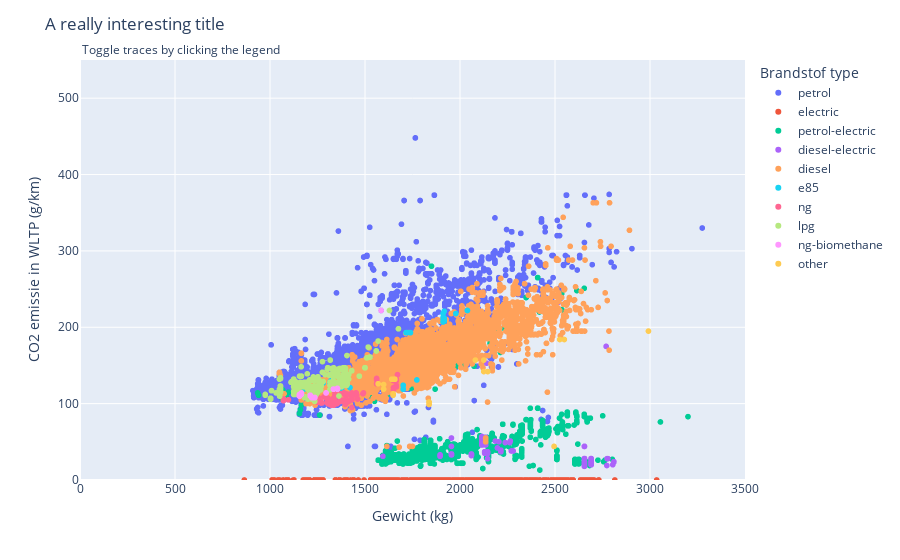

Notebook code cell kept with this figure:
### Code cell
car_emission_mass = co2_2021.sample(n=100000, replace=False)
car_emission_mass = car_emission_mass[["Ft", "Ewltp (g/km)", "m (kg)"]]
if to_csv:
    car_emission_mass.to_csv("car_emission_mass.csv")

# Plot settings
fig = px.scatter(car_emission_mass,
	x="m (kg)",
	y="Ewltp (g/km)",
	color="Ft",
)

# Create toggle visibility button for every fuel type.
buttons = []
for i, val in enumerate(car_emission_mass["Ft"].unique()):
    button = dict(method='restyle',
        label=val,
        args=[{'visible': True}, [i]],
        args2=[{'visible': "legendonly"}, [i]],
    )
    buttons.append(button)

# Menu settings
fig.update_layout(
    updatemenus=[
        dict(
            buttons=buttons,
            visible=False,
        ),
    ],
    annotations=[
        dict(text="Toggle traces by clicking the legend", x=0, xref="paper", y=1.05, yref="paper", align="right", showarrow=False),
    ],
    title_text="A really interesting title",
    legend_title="Brandstof type",
    xaxis_title="Gewicht (kg)",
    xaxis_range=(0, 3500),
    yaxis_title="CO2 emissie in WLTP (g/km)",
    yaxis_range=(0, 550),
)
fig.show()

### Figure 1 — Plotly figure (JSON) as saved in the notebook; plotly's stock layout.template omitted (floating-point values rounded to 4 significant figures; data arrays with more than 128 entries replaced by an {"elided": "..."} marker saying what was removed)
{"data": [{"hovertemplate": "Ft=petrol<br>m (kg)=%{x}<br>Ewltp (g/km)=%{y}<extra></extra>", "legendgroup": "petrol", "marker": {"color": "#636efa", "symbol": "circle"}, "mode": "markers", "name": "petrol", "showlegend": true, "type": "scattergl", "x": {"elided": "55644 int values"}, "xaxis": "x", "y": {"elided": "55644 float values"}, "yaxis": "y"}, {"hovertemplate": "Ft=electric<br>m (kg)=%{x}<br>Ewltp (g/km)=%{y}<extra></extra>", "legendgroup": "electric", "marker": {"color": "#EF553B", "symbol": "circle"}, "mode": "markers", "name": "electric", "showlegend": true, "type": "scattergl", "x": {"elided": "10146 int values"}, "xaxis": "x", "y": {"elided": "10146 int values"}, "yaxis": "y"}, {"hovertemplate": "Ft=petrol-electric<br>m (kg)=%{x}<br>Ewltp (g/km)=%{y}<extra></extra>", "legendgroup": "petrol-electric", "marker": {"color": "#00cc96", "symbol": "circle"}, "mode": "markers", "name": "petrol-electric", "showlegend": true, "type": "scattergl", "x": {"elided": "8086 int values"}, "xaxis": "x", "y": {"elided": "8086 float values"}, "yaxis": "y"}, {"hovertemplate": "Ft=diesel-electric<br>m (kg)=%{x}<br>Ewltp (g/km)=%{y}<extra></extra>", "legendgroup": "diesel-electric", "marker": {"color": "#ab63fa", "symbol": "circle"}, "mode": "markers", "name": "diesel-electric", "showlegend": true, "type": "scattergl", "x": {"elided": "516 int values"}, "xaxis": "x", "y": {"elided": "516 int values"}, "yaxis": "y"}, {"hovertemplate": "Ft=diesel<br>m (kg)=%{x}<br>Ewltp (g/km)=%{y}<extra></extra>", "legendgroup": "diesel", "marker": {"color": "#FFA15A", "symbol": "circle"}, "mode": "markers", "name": "diesel", "showlegend": true, "type": "scattergl", "x": {"elided": "22854 int values"}, "xaxis": "x", "y": {"elided": "22854 float values"}, "yaxis": "y"}, {"hovertemplate": "Ft=e85<br>m (kg)=%{x}<br>Ewltp (g/km)=%{y}<extra></extra>", "legendgroup": "e85", "marker": {"color": "#19d3f3", "symbol": "circle"}, "mode": "markers", "name": "e85", "showlegend": true, "type": "scattergl", "x": [2039, 1375, 1917, 1375, 1701, 1773, 1320, 1376, 1376, 1701, 1911, 1180, 1319, 1319, 1917, 1366, 1319, 1917, 1319, 1315, 1315, 1911, 1917, 1716, 1917, 1315, 1701, 1280, 1739, 1315, 1917, 1315, 1721, 1978, 1739, 1911, 1180, 1917, 1739, 1917, 1917, 1911, 1701, 1701, 1421, 1721, 1315, 1721, 1376, 1917, 1917, 1318, 1315, 1701, 1701, 2039, 1911, 1319, 1376, 1376, 1315], "xaxis": "x", "y": [222, 127, 212, 118, 119, 131, 130, 119, 123, 119, 210, 119, 126, 126, 212, 120, 126, 208, 126, 127, 128, 207, 210, 193, 221, 127, 119, 127, 193, 127, 209, 127, 193, 218, 193, 218, 119, 211, 193, 209, 212, 207, 119, 119, 121, 193, 127, 193, 118, 211, 211, 127, 127, 124, 124, 222, 213, 126, 123, 119, 128], "yaxis": "y"}, {"hovertemplate": "Ft=ng<br>m (kg)=%{x}<br>Ewltp (g/km)=%{y}<extra></extra>", "legendgroup": "ng", "marker": {"color": "#FF6692", "symbol": "circle"}, "mode": "markers", "name": "ng", "showlegend": true, "type": "scattergl", "x": {"elided": "382 int values"}, "xaxis": "x", "y": {"elided": "382 int values"}, "yaxis": "y"}, {"hovertemplate": "Ft=lpg<br>m (kg)=%{x}<br>Ewltp (g/km)=%{y}<extra></extra>", "legendgroup": "lpg", "marker": {"color": "#B6E880", "symbol": "circle"}, "mode": "markers", "name": "lpg", "showlegend": true, "type": "scattergl", "x": {"elided": "2216 int values"}, "xaxis": "x", "y": {"elided": "2216 float values"}, "yaxis": "y"}, {"hovertemplate": "Ft=ng-biomethane<br>m (kg)=%{x}<br>Ewltp (g/km)=%{y}<extra></extra>", "legendgroup": "ng-biomethane", "marker": {"color": "#FF97FF", "symbol": "circle"}, "mode": "markers", "name": "ng-biomethane", "showlegend": true, "type": "scattergl", "x": [1334, 1212, 1219, 1334, 1155, 1155, 1155, 1155, 1155, 1155, 1212, 1355, 1155, 1334, 1219, 1236, 1155, 1295, 1155, 1225, 1236, 1155, 1165, 1155, 1219, 1155, 1334, 1155, 1155, 1155, 1212, 1155, 1155, 1155, 1155, 1155, 1585, 1212, 1165, 1155, 1334, 1155, 1155, 1334, 1225, 1355, 1155, 1355, 1334, 1225, 1165, 1236, 1155, 1355, 1155, 1155, 1225, 1165, 1155, 1334, 1155, 1334, 1165, 1155, 1334, 1295, 1155, 1155, 1165], "xaxis": "x", "y": [119, 110, 108, 119, 110, 110, 110, 110, 110, 110, 110, 119, 110, 119, 108, 108, 110, 114, 110, 108, 108, 110, 114, 110, 108, 110, 119, 110, 110, 110, 110, 110, 112, 110, 110, 110, 222, 111, 113, 110, 119, 110, 110, 119, 108, 119, 110, 119, 119, 108, 112, 108, 110, 120, 110, 110, 108, 113, 110, 119, 110, 119, 113, 110, 119, 114, 110, 110, 113], "yaxis": "y"}, {"hovertemplate": "Ft=other<br>m (kg)=%{x}<br>Ewltp (g/km)=%{y}<extra></extra>", "legendgroup": "other", "marker": {"color": "#FECB52", "symbol": "circle"}, "mode": "markers", "name": "other", "showlegend": true, "type": "scattergl", "x": [2146, 1641, 2549, 1657, 2495, 2081, 1648, 2992, 1569, 1837, 1837, 1648, 1648, 1598, 1657, 1648, 1837, 2525, 1657, 1837, 1837, 1837, 2125, 1837, 1598, 2125], "xaxis": "x", "y": [142, 132, 184, 132, 44, 157, 132, 195, 126, 99, 102, 113, 111, 119, 132, 113, 99, 184, 132, 102, 102, 102, 157, 99, 125, 142], "yaxis": "y"}], "layout": {"annotations": [{"align": "right", "showarrow": false, "text": "Toggle traces by clicking the legend", "x": 0, "xref": "paper", "y": 1.05, "yref": "paper"}], "legend": {"title": {"text": "Brandstof type"}, "tracegroupgap": 0}, "margin": {"t": 60}, "title": {"text": "A really interesting title"}, "updatemenus": [{"buttons": [{"args": [{"visible": true}, [0]], "args2": [{"visible": "legendonly"}, [0]], "label": "petrol", "method": "restyle"}, {"args": [{"visible": true}, [1]], "args2": [{"visible": "legendonly"}, [1]], "label": "electric", "method": "restyle"}, {"args": [{"visible": true}, [2]], "args2": [{"visible": "legendonly"}, [2]], "label": "petrol-electric", "method": "restyle"}, {"args": [{"visible": true}, [3]], "args2": [{"visible": "legendonly"}, [3]], "label": "diesel-electric", "method": "restyle"}, {"args": [{"visible": true}, [4]], "args2": [{"visible": "legendonly"}, [4]], "label": "diesel", "method": "restyle"}, {"args": [{"visible": true}, [5]], "args2": [{"visible": "legendonly"}, [5]], "label": "e85", "method": "restyle"}, {"args": [{"visible": true}, [6]], "args2": [{"visible": "legendonly"}, [6]], "label": "ng", "method": "restyle"}, {"args": [{"visible": true}, [7]], "args2": [{"visible": "legendonly"}, [7]], "label": "lpg", "method": "restyle"}, {"args": [{"visible": true}, [8]], "args2": [{"visible": "legendonly"}, [8]], "label": "ng-biomethane", "method": "restyle"}, {"args": [{"visible": true}, [9]], "args2": [{"visible": "legendonly"}, [9]], "label": "other", "method": "restyle"}], "visible": false}], "xaxis": {"anchor": "y", "domain": [0, 1], "range": [0, 3500], "title": {"text": "Gewicht (kg)"}}, "yaxis": {"anchor": "x", "domain": [0, 1], "range": [0, 550], "title": {"text": "CO2 emissie in WLTP (g/km)"}}}}
